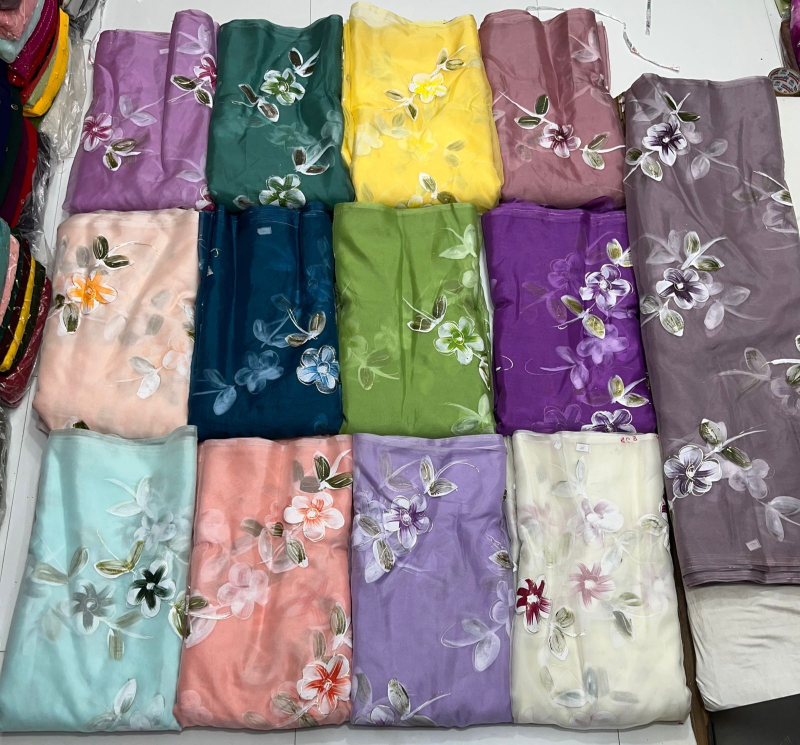
#> input picture Dataset/image_group.jpg, 1600 x 1489 px, found by its file name (shown at 1/2 size)
$ python light_pink.py
#> lines starting #> are read from the running program, lines starting #| are printed output that depends on the picture; after the words box and inside, x2 and y2 are one past the last pixel; in counts of white or black regions, pixels touching at a corner belong together
from PIL import Image
import numpy as np
import cv2
import os

os.environ['PYDEVD_WARN_EVALUATION_TIMEOUT'] = '10'  # Set timeout to 10 seconds
import threading
from sklearn.cluster import KMeans

# Example usage
# Load the original image with all sarees
original_img_path = 'image_group.jpg'
target_img_path = 'image_single.jpg'


# Function to get channel averages
def get_ch_avgs(im):
    if im is None:
        print("Error: Unable to read the image.")
        return None

    # Convert image to float32 to avoid data type issues
    im = im.astype(np.float32)

    non_zero_c = cv2.countNonZero(im.sum(axis=2))
    ch_avgs = np.array([im[:, :, 0].sum(), im[:, :, 1].sum(), im[:, :, 2].sum()])
    ch_avgs = ch_avgs / non_zero_c
    return ch_avgs


# Function to extract the largest ROI from the original image based on bounding boxes
def extract_largest_roi(original_image, bounding_boxes):
    if not bounding_boxes:
        return None

    # Find the index of the largest bounding box based on area
    largest_index = np.argmax([w * h for x, y, w, h in bounding_boxes])

    x, y, w, h = bounding_boxes[largest_index]

    # Adjust ROI coordinates to exclude the border
    border_thickness = 2
    x += border_thickness
    y += border_thickness
    w -= 2 * border_thickness
    h -= 2 * border_thickness

    roi = original_image[y:y + h, x:x + w]
    return roi


# Load the group image
group_image = cv2.imread(original_img_path)
#> group_image is the input picture: shape (1489, 1600, 3); mean B, G, R 134.6, 136.3, 144.7
if group_image is None:
    print(f"Error: Unable to read the group image from {original_img_path}")
else:
    # Define HSV lower and upper bounds for light pink color
    lower_light_pink = np.array([120, 20, 200])
    upper_light_pink = np.array([200, 255, 255])

    # Convert the image to HSV
    hsv_image = cv2.cvtColor(group_image, cv2.COLOR_BGR2HSV)
#> hsv_image: shape (1489, 1600, 3); mean H, S, V 86.3, 76.4, 157.6

    # Create a mask for light pink color
    light_pink_mask = cv2.inRange(hsv_image, lower_light_pink, upper_light_pink)
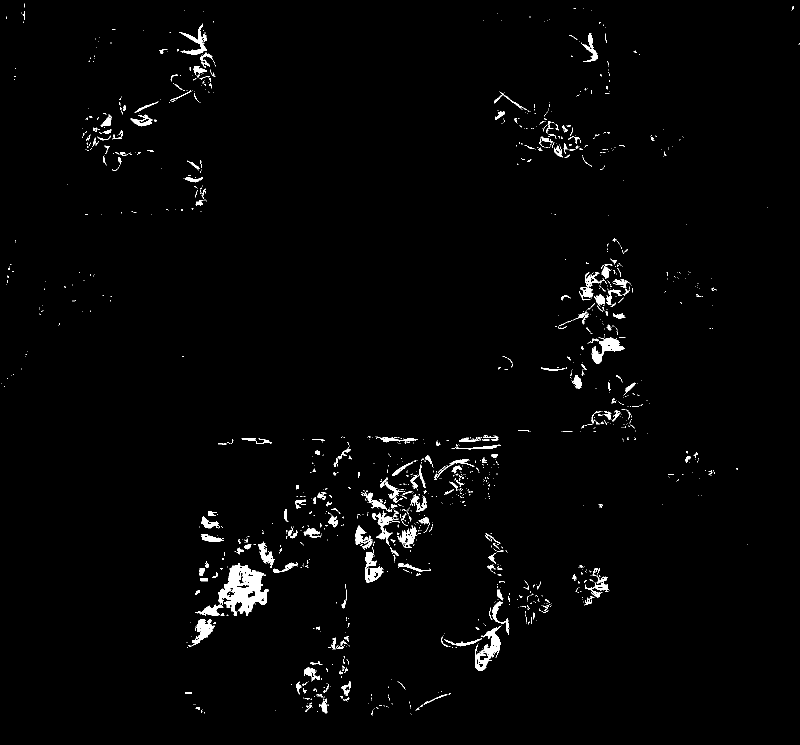
#> light_pink_mask: shape (1489, 1600) (shown at 1/2 size); 1.7% white; 1427 white regions (1188 under 20 px)

    # Find contours in the light pink mask
    contours, _ = cv2.findContours(light_pink_mask, cv2.RETR_EXTERNAL, cv2.CHAIN_APPROX_SIMPLE)
#> contours = 1426 contours, 1276 with area under 20; largest, box (x1, y1, x2, y2) and area: (390, 1126, 537, 1232) 6272, (950, 1251, 1003, 1342) 1793, (1183, 675, 1250, 728) 1264, (730, 1104, 767, 1166) 1052, (384, 1238, 430, 1291) 961

    # List to store bounding boxes
    bounding_boxes = []

    # Draw bounding boxes around the detected regions and store bounding box coordinates
    for contour in contours:
        x, y, w, h = cv2.boundingRect(contour)

        # Ignore small contours
        if w * h < 15500:
            continue

        bounding_boxes.append((x, y, w, h))
        cv2.rectangle(group_image, (x, y), (x + w, y + h), (0, 255, 0), 2)
#> this loop made 1426 passes
#> (x, y, w, h) on passes 1, 2, 6: (823, 1428, 1, 1), (821, 1427, 1, 1), (743, 1421, 3, 10)
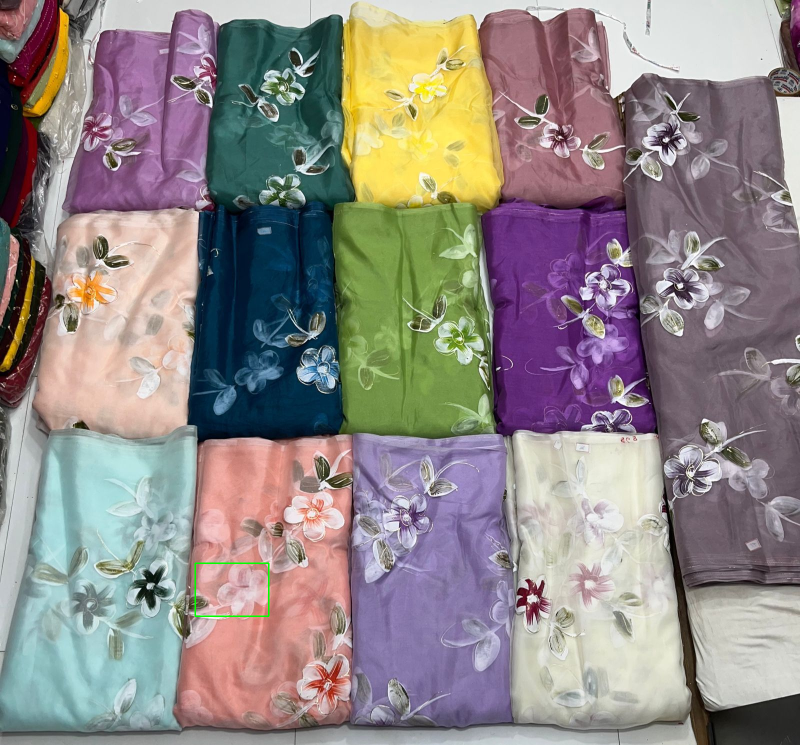
#> group_image: shape (1489, 1600, 3) (shown at 1/2 size); 0.06% of pixels changed, all inside (x1, y1, x2, y2) = (389, 1125, 539, 1234)
#> after the loop, bounding_boxes = [(390, 1126, 147, 106)]

    # Save the image with bounding boxes for light pink color
    cv2.imwrite('light_pink_saree_with_boxes.jpg', group_image)

    # Extract the largest ROI based on bounding boxes for light pink color
    largest_roi = extract_largest_roi(group_image, bounding_boxes)
#> in extract_largest_roi, `largest_index = np.argmax([w * h for x, y, w, h in bounding_boxes])`: largest_index = 0
#> in extract_largest_roi, `x, y, w, h = bounding_boxes[largest_index]`: x = 390; y = 1126; w = 147; h = 106
#> in extract_largest_roi, `x += border_thickness`: x = 392
#> in extract_largest_roi, `y += border_thickness`: y = 1128
#> in extract_largest_roi, `w -= 2 * border_thickness`: w = 143
#> in extract_largest_roi, `h -= 2 * border_thickness`: h = 102
#> in extract_largest_roi, `roi = original_image[y:y + h, x:x + w]`:
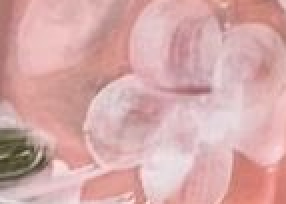
#> roi: shape (102, 143, 3) (shown 2 times larger); mean B, G, R 168.6, 168.9, 213.5

    # Save the largest ROI without the border for light pink color
    if largest_roi is not None:
        cv2.imwrite('largest_light_pink_roi_without_border.jpg', largest_roi)
